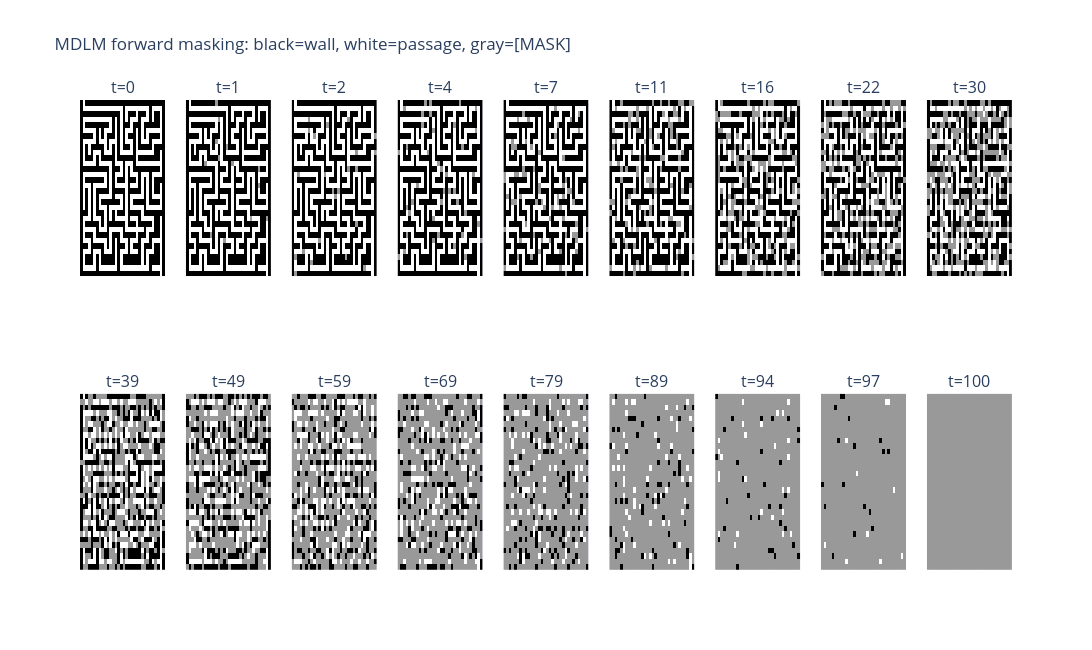

The cell this chart's notebook holds for it:
### Markdown cell above
## 2. Forward Masking Process

Use an absorbing `[MASK]` state. At time `t`, each original pixel is retained with probability `alpha_t` and replaced by `[MASK]` with probability `1 - alpha_t`. This notebook uses the linear retention schedule `alpha_t = 1 - t/T`; at `t=T` the entire grid is masked.

The visualization uses black for wall, white for passage, and gray for `[MASK]`. The image remains categorical throughout.

### Code cell
NUM_CLASSES = 2
MASK_TOKEN = 2
NUM_INPUT_STATES = 3
DIFFUSION_STEPS = 100
alpha = torch.linspace(1.0, 0.0, DIFFUSION_STEPS + 1, device=DEVICE)


def q_sample(x0, timesteps):
    alpha_t = alpha[timesteps]
    masked = torch.rand(x0.shape, device=x0.device) >= alpha_t[:, None, None]
    return torch.where(masked, MASK_TOKEN, x0)


def one_hot_states(x):
    return F.one_hot(x.long(), num_classes=NUM_INPUT_STATES).permute(0, 3, 1, 2).float()


preview_maze = torch.from_numpy(mazes[0].copy()).long().unsqueeze(0).to(DEVICE)
preview_timesteps = [0, 1, 2, 4, 7, 11, 16, 22, 30, 39, 49, 59, 69, 79, 89, 94, 97, 100]
mask_colors = [
    [0.0, "black"],
    [0.249, "black"],
    [0.25, "white"],
    [0.749, "white"],
    [0.75, "#999999"],
    [1.0, "#999999"],
]
with torch.no_grad():
    forward_frames = []
    for t in preview_timesteps:
        timestep = torch.full((1,), t, device=DEVICE, dtype=torch.long)
        forward_frames.append(q_sample(preview_maze, timestep)[0].cpu().numpy())

forward_fig = make_subplots(
    rows=2,
    cols=9,
    subplot_titles=[f"t={t}" for t in preview_timesteps],
)
for index, frame in enumerate(forward_frames):
    forward_fig.add_trace(
        go.Heatmap(
            z=frame,
            zmin=0,
            zmax=2,
            colorscale=mask_colors,
            showscale=False,
        ),
        row=index // 9 + 1,
        col=index % 9 + 1,
    )
forward_fig.update_layout(
    title="MDLM forward masking: black=wall, white=passage, gray=[MASK]",
    width=1600,
    height=650,
)
forward_fig.update_xaxes(showticklabels=False)
forward_fig.update_yaxes(showticklabels=False, autorange="reversed")
forward_fig.show()

### Figure 1 — Plotly figure (JSON) as saved in the notebook; plotly's stock layout.template omitted (floating-point values rounded to 4 significant figures; data arrays with more than 128 entries replaced by an {"elided": "..."} marker saying what was removed)
{"data": [{"colorscale": [[0, "black"], [0.249, "black"], [0.25, "white"], [0.749, "white"], [0.75, "#999999"], [1, "#999999"]], "showscale": false, "type": "heatmap", "xaxis": "x", "yaxis": "y", "z": {"elided": "32x32 int values"}, "zmax": 2, "zmin": 0}, {"colorscale": [[0, "black"], [0.249, "black"], [0.25, "white"], [0.749, "white"], [0.75, "#999999"], [1, "#999999"]], "showscale": false, "type": "heatmap", "xaxis": "x2", "yaxis": "y2", "z": {"elided": "32x32 int values"}, "zmax": 2, "zmin": 0}, {"colorscale": [[0, "black"], [0.249, "black"], [0.25, "white"], [0.749, "white"], [0.75, "#999999"], [1, "#999999"]], "showscale": false, "type": "heatmap", "xaxis": "x3", "yaxis": "y3", "z": {"elided": "32x32 int values"}, "zmax": 2, "zmin": 0}, {"colorscale": [[0, "black"], [0.249, "black"], [0.25, "white"], [0.749, "white"], [0.75, "#999999"], [1, "#999999"]], "showscale": false, "type": "heatmap", "xaxis": "x4", "yaxis": "y4", "z": {"elided": "32x32 int values"}, "zmax": 2, "zmin": 0}, {"colorscale": [[0, "black"], [0.249, "black"], [0.25, "white"], [0.749, "white"], [0.75, "#999999"], [1, "#999999"]], "showscale": false, "type": "heatmap", "xaxis": "x5", "yaxis": "y5", "z": {"elided": "32x32 int values"}, "zmax": 2, "zmin": 0}, {"colorscale": [[0, "black"], [0.249, "black"], [0.25, "white"], [0.749, "white"], [0.75, "#999999"], [1, "#999999"]], "showscale": false, "type": "heatmap", "xaxis": "x6", "yaxis": "y6", "z": {"elided": "32x32 int values"}, "zmax": 2, "zmin": 0}, {"colorscale": [[0, "black"], [0.249, "black"], [0.25, "white"], [0.749, "white"], [0.75, "#999999"], [1, "#999999"]], "showscale": false, "type": "heatmap", "xaxis": "x7", "yaxis": "y7", "z": {"elided": "32x32 int values"}, "zmax": 2, "zmin": 0}, {"colorscale": [[0, "black"], [0.249, "black"], [0.25, "white"], [0.749, "white"], [0.75, "#999999"], [1, "#999999"]], "showscale": false, "type": "heatmap", "xaxis": "x8", "yaxis": "y8", "z": {"elided": "32x32 int values"}, "zmax": 2, "zmin": 0}, {"colorscale": [[0, "black"], [0.249, "black"], [0.25, "white"], [0.749, "white"], [0.75, "#999999"], [1, "#999999"]], "showscale": false, "type": "heatmap", "xaxis": "x9", "yaxis": "y9", "z": {"elided": "32x32 int values"}, "zmax": 2, "zmin": 0}, {"colorscale": [[0, "black"], [0.249, "black"], [0.25, "white"], [0.749, "white"], [0.75, "#999999"], [1, "#999999"]], "showscale": false, "type": "heatmap", "xaxis": "x10", "yaxis": "y10", "z": {"elided": "32x32 int values"}, "zmax": 2, "zmin": 0}, {"colorscale": [[0, "black"], [0.249, "black"], [0.25, "white"], [0.749, "white"], [0.75, "#999999"], [1, "#999999"]], "showscale": false, "type": "heatmap", "xaxis": "x11", "yaxis": "y11", "z": {"elided": "32x32 int values"}, "zmax": 2, "zmin": 0}, {"colorscale": [[0, "black"], [0.249, "black"], [0.25, "white"], [0.749, "white"], [0.75, "#999999"], [1, "#999999"]], "showscale": false, "type": "heatmap", "xaxis": "x12", "yaxis": "y12", "z": {"elided": "32x32 int values"}, "zmax": 2, "zmin": 0}, {"colorscale": [[0, "black"], [0.249, "black"], [0.25, "white"], [0.749, "white"], [0.75, "#999999"], [1, "#999999"]], "showscale": false, "type": "heatmap", "xaxis": "x13", "yaxis": "y13", "z": {"elided": "32x32 int values"}, "zmax": 2, "zmin": 0}, {"colorscale": [[0, "black"], [0.249, "black"], [0.25, "white"], [0.749, "white"], [0.75, "#999999"], [1, "#999999"]], "showscale": false, "type": "heatmap", "xaxis": "x14", "yaxis": "y14", "z": {"elided": "32x32 int values"}, "zmax": 2, "zmin": 0}, {"colorscale": [[0, "black"], [0.249, "black"], [0.25, "white"], [0.749, "white"], [0.75, "#999999"], [1, "#999999"]], "showscale": false, "type": "heatmap", "xaxis": "x15", "yaxis": "y15", "z": {"elided": "32x32 int values"}, "zmax": 2, "zmin": 0}, {"colorscale": [[0, "black"], [0.249, "black"], [0.25, "white"], [0.749, "white"], [0.75, "#999999"], [1, "#999999"]], "showscale": false, "type": "heatmap", "xaxis": "x16", "yaxis": "y16", "z": {"elided": "32x32 int values"}, "zmax": 2, "zmin": 0}, {"colorscale": [[0, "black"], [0.249, "black"], [0.25, "white"], [0.749, "white"], [0.75, "#999999"], [1, "#999999"]], "showscale": false, "type": "heatmap", "xaxis": "x17", "yaxis": "y17", "z": {"elided": "32x32 int values"}, "zmax": 2, "zmin": 0}, {"colorscale": [[0, "black"], [0.249, "black"], [0.25, "white"], [0.749, "white"], [0.75, "#999999"], [1, "#999999"]], "showscale": false, "type": "heatmap", "xaxis": "x18", "yaxis": "y18", "z": {"elided": "32x32 int values"}, "zmax": 2, "zmin": 0}], "layout": {"annotations": [{"font": {"size": 16}, "showarrow": false, "text": "t=0", "x": 0.04568, "xanchor": "center", "xref": "paper", "y": 1, "yanchor": "bottom", "yref": "paper"}, {"font": {"size": 16}, "showarrow": false, "text": "t=1", "x": 0.1593, "xanchor": "center", "xref": "paper", "y": 1, "yanchor": "bottom", "yref": "paper"}, {"font": {"size": 16}, "showarrow": false, "text": "t=2", "x": 0.2728, "xanchor": "center", "xref": "paper", "y": 1, "yanchor": "bottom", "yref": "paper"}, {"font": {"size": 16}, "showarrow": false, "text": "t=4", "x": 0.3864, "xanchor": "center", "xref": "paper", "y": 1, "yanchor": "bottom", "yref": "paper"}, {"font": {"size": 16}, "showarrow": false, "text": "t=7", "x": 0.5, "xanchor": "center", "xref": "paper", "y": 1, "yanchor": "bottom", "yref": "paper"}, {"font": {"size": 16}, "showarrow": false, "text": "t=11", "x": 0.6136, "xanchor": "center", "xref": "paper", "y": 1, "yanchor": "bottom", "yref": "paper"}, {"font": {"size": 16}, "showarrow": false, "text": "t=16", "x": 0.7272, "xanchor": "center", "xref": "paper", "y": 1, "yanchor": "bottom", "yref": "paper"}, {"font": {"size": 16}, "showarrow": false, "text": "t=22", "x": 0.8407, "xanchor": "center", "xref": "paper", "y": 1, "yanchor": "bottom", "yref": "paper"}, {"font": {"size": 16}, "showarrow": false, "text": "t=30", "x": 0.9543, "xanchor": "center", "xref": "paper", "y": 1, "yanchor": "bottom", "yref": "paper"}, {"font": {"size": 16}, "showarrow": false, "text": "t=39", "x": 0.04568, "xanchor": "center", "xref": "paper", "y": 0.375, "yanchor": "bottom", "yref": "paper"}, {"font": {"size": 16}, "showarrow": false, "text": "t=49", "x": 0.1593, "xanchor": "center", "xref": "paper", "y": 0.375, "yanchor": "bottom", "yref": "paper"}, {"font": {"size": 16}, "showarrow": false, "text": "t=59", "x": 0.2728, "xanchor": "center", "xref": "paper", "y": 0.375, "yanchor": "bottom", "yref": "paper"}, {"font": {"size": 16}, "showarrow": false, "text": "t=69", "x": 0.3864, "xanchor": "center", "xref": "paper", "y": 0.375, "yanchor": "bottom", "yref": "paper"}, {"font": {"size": 16}, "showarrow": false, "text": "t=79", "x": 0.5, "xanchor": "center", "xref": "paper", "y": 0.375, "yanchor": "bottom", "yref": "paper"}, {"font": {"size": 16}, "showarrow": false, "text": "t=89", "x": 0.6136, "xanchor": "center", "xref": "paper", "y": 0.375, "yanchor": "bottom", "yref": "paper"}, {"font": {"size": 16}, "showarrow": false, "text": "t=94", "x": 0.7272, "xanchor": "center", "xref": "paper", "y": 0.375, "yanchor": "bottom", "yref": "paper"}, {"font": {"size": 16}, "showarrow": false, "text": "t=97", "x": 0.8407, "xanchor": "center", "xref": "paper", "y": 0.375, "yanchor": "bottom", "yref": "paper"}, {"font": {"size": 16}, "showarrow": false, "text": "t=100", "x": 0.9543, "xanchor": "center", "xref": "paper", "y": 0.375, "yanchor": "bottom", "yref": "paper"}], "height": 650, "title": {"text": "MDLM forward masking: black=wall, white=passage, gray=[MASK]"}, "width": 1600, "xaxis": {"anchor": "y", "domain": [0, 0.09136], "showticklabels": false}, "xaxis10": {"anchor": "y10", "domain": [0, 0.09136], "showticklabels": false}, "xaxis11": {"anchor": "y11", "domain": [0.1136, 0.2049], "showticklabels": false}, "xaxis12": {"anchor": "y12", "domain": [0.2272, 0.3185], "showticklabels": false}, "xaxis13": {"anchor": "y13", "domain": [0.3407, 0.4321], "showticklabels": false}, "xaxis14": {"anchor": "y14", "domain": [0.4543, 0.5457], "showticklabels": false}, "xaxis15": {"anchor": "y15", "domain": [0.5679, 0.6593], "showticklabels": false}, "xaxis16": {"anchor": "y16", "domain": [0.6815, 0.7728], "showticklabels": false}, "xaxis17": {"anchor": "y17", "domain": [0.7951, 0.8864], "showticklabels": false}, "xaxis18": {"anchor": "y18", "domain": [0.9086, 1], "showticklabels": false}, "xaxis2": {"anchor": "y2", "domain": [0.1136, 0.2049], "showticklabels": false}, "xaxis3": {"anchor": "y3", "domain": [0.2272, 0.3185], "showticklabels": false}, "xaxis4": {"anchor": "y4", "domain": [0.3407, 0.4321], "showticklabels": false}, "xaxis5": {"anchor": "y5", "domain": [0.4543, 0.5457], "showticklabels": false}, "xaxis6": {"anchor": "y6", "domain": [0.5679, 0.6593], "showticklabels": false}, "xaxis7": {"anchor": "y7", "domain": [0.6815, 0.7728], "showticklabels": false}, "xaxis8": {"anchor": "y8", "domain": [0.7951, 0.8864], "showticklabels": false}, "xaxis9": {"anchor": "y9", "domain": [0.9086, 1], "showticklabels": false}, "yaxis": {"anchor": "x", "autorange": "reversed", "domain": [0.625, 1], "showticklabels": false}, "yaxis10": {"anchor": "x10", "autorange": "reversed", "domain": [0, 0.375], "showticklabels": false}, "yaxis11": {"anchor": "x11", "autorange": "reversed", "domain": [0, 0.375], "showticklabels": false}, "yaxis12": {"anchor": "x12", "autorange": "reversed", "domain": [0, 0.375], "showticklabels": false}, "yaxis13": {"anchor": "x13", "autorange": "reversed", "domain": [0, 0.375], "showticklabels": false}, "yaxis14": {"anchor": "x14", "autorange": "reversed", "domain": [0, 0.375], "showticklabels": false}, "yaxis15": {"anchor": "x15", "autorange": "reversed", "domain": [0, 0.375], "showticklabels": false}, "yaxis16": {"anchor": "x16", "autorange": "reversed", "domain": [0, 0.375], "showticklabels": false}, "yaxis17": {"anchor": "x17", "autorange": "reversed", "domain": [0, 0.375], "showticklabels": false}, "yaxis18": {"anchor": "x18", "autorange": "reversed", "domain": [0, 0.375], "showticklabels": false}, "yaxis2": {"anchor": "x2", "autorange": "reversed", "domain": [0.625, 1], "showticklabels": false}, "yaxis3": {"anchor": "x3", "autorange": "reversed", "domain": [0.625, 1], "showticklabels": false}, "yaxis4": {"anchor": "x4", "autorange": "reversed", "domain": [0.625, 1], "showticklabels": false}, "yaxis5": {"anchor": "x5", "autorange": "reversed", "domain": [0.625, 1], "showticklabels": false}, "yaxis6": {"anchor": "x6", "autorange": "reversed", "domain": [0.625, 1], "showticklabels": false}, "yaxis7": {"anchor": "x7", "autorange": "reversed", "domain": [0.625, 1], "showticklabels": false}, "yaxis8": {"anchor": "x8", "autorange": "reversed", "domain": [0.625, 1], "showticklabels": false}, "yaxis9": {"anchor": "x9", "autorange": "reversed", "domain": [0.625, 1], "showticklabels": false}}}
